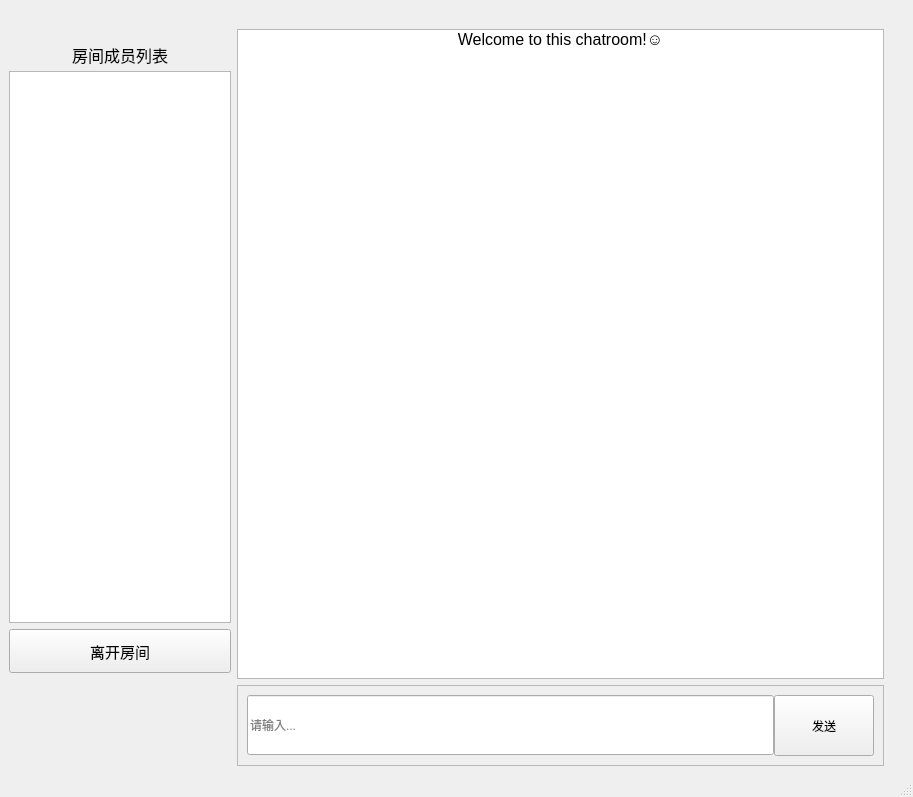
<?xml version="1.0" encoding="UTF-8"?>
<ui version="4.0">
 <class>MainWindow</class>
 <widget class="QMainWindow" name="MainWindow">
  <property name="geometry">
   <rect>
    <x>0</x>
    <y>0</y>
    <width>913</width>
    <height>797</height>
   </rect>
  </property>
  <property name="windowTitle">
   <string>聊天室</string>
  </property>
  <widget class="QWidget" name="centralwidget">
   <layout class="QVBoxLayout" name="verticalLayout">
    <item>
     <layout class="QHBoxLayout" name="horizontalLayout_2" stretch="1,3">
      <property name="topMargin">
       <number>0</number>
      </property>
      <item>
       <layout class="QVBoxLayout" name="verticalLayout_4" stretch="0,0,0,0">
        <property name="sizeConstraint">
         <enum>QLayout::SetDefaultConstraint</enum>
        </property>
        <property name="topMargin">
         <number>26</number>
        </property>
        <item>
         <widget class="QLabel" name="label">
          <property name="minimumSize">
           <size>
            <width>0</width>
            <height>30</height>
           </size>
          </property>
          <property name="maximumSize">
           <size>
            <width>999999</width>
            <height>20</height>
           </size>
          </property>
          <property name="font">
           <font>
            <pointsize>12</pointsize>
           </font>
          </property>
          <property name="text">
           <string>房间成员列表</string>
          </property>
          <property name="alignment">
           <set>Qt::AlignCenter</set>
          </property>
         </widget>
        </item>
        <item>
         <widget class="QListWidget" name="listWidget_2">
          <property name="minimumSize">
           <size>
            <width>0</width>
            <height>480</height>
           </size>
          </property>
          <property name="maximumSize">
           <size>
            <width>999999</width>
            <height>9999999</height>
           </size>
          </property>
          <property name="font">
           <font>
            <pointsize>11</pointsize>
           </font>
          </property>
         </widget>
        </item>
        <item>
         <widget class="QPushButton" name="pushButton_2">
          <property name="minimumSize">
           <size>
            <width>0</width>
            <height>44</height>
           </size>
          </property>
          <property name="font">
           <font>
            <pointsize>11</pointsize>
           </font>
          </property>
          <property name="text">
           <string>离开房间</string>
          </property>
         </widget>
        </item>
        <item>
         <widget class="QLabel" name="label_2">
          <property name="minimumSize">
           <size>
            <width>0</width>
            <height>87</height>
           </size>
          </property>
          <property name="text">
           <string/>
          </property>
         </widget>
        </item>
       </layout>
      </item>
      <item>
       <layout class="QVBoxLayout" name="verticalLayout_3">
        <property name="topMargin">
         <number>20</number>
        </property>
        <property name="rightMargin">
         <number>20</number>
        </property>
        <item>
         <widget class="QListWidget" name="listWidget">
          <property name="sizePolicy">
           <sizepolicy hsizetype="Expanding" vsizetype="Expanding">
            <horstretch>0</horstretch>
            <verstretch>0</verstretch>
           </sizepolicy>
          </property>
          <property name="minimumSize">
           <size>
            <width>400</width>
            <height>400</height>
           </size>
          </property>
          <property name="maximumSize">
           <size>
            <width>16777215</width>
            <height>16777215</height>
           </size>
          </property>
          <property name="layoutDirection">
           <enum>Qt::LeftToRight</enum>
          </property>
          <property name="horizontalScrollBarPolicy">
           <enum>Qt::ScrollBarAsNeeded</enum>
          </property>
          <property name="sizeAdjustPolicy">
           <enum>QAbstractScrollArea::AdjustIgnored</enum>
          </property>
          <property name="wordWrap">
           <bool>true</bool>
          </property>
          <item>
           <property name="text">
            <string>Welcome to this chatroom!☺</string>
           </property>
           <property name="font">
            <font>
             <pointsize>12</pointsize>
             <weight>50</weight>
             <bold>false</bold>
            </font>
           </property>
           <property name="textAlignment">
            <set>AlignCenter</set>
           </property>
           <property name="background">
            <brush brushstyle="NoBrush">
             <color alpha="255">
              <red>0</red>
              <green>0</green>
              <blue>0</blue>
             </color>
            </brush>
           </property>
           <property name="foreground">
            <brush brushstyle="NoBrush">
             <color alpha="255">
              <red>0</red>
              <green>0</green>
              <blue>0</blue>
             </color>
            </brush>
           </property>
          </item>
         </widget>
        </item>
        <item>
         <widget class="QFrame" name="frame">
          <property name="frameShape">
           <enum>QFrame::StyledPanel</enum>
          </property>
          <property name="frameShadow">
           <enum>QFrame::Raised</enum>
          </property>
          <layout class="QVBoxLayout" name="verticalLayout_2">
           <item>
            <layout class="QHBoxLayout" name="horizontalLayout">
             <property name="spacing">
              <number>0</number>
             </property>
             <property name="leftMargin">
              <number>0</number>
             </property>
             <item>
              <widget class="QLineEdit" name="lineEdit">
               <property name="minimumSize">
                <size>
                 <width>0</width>
                 <height>60</height>
                </size>
               </property>
               <property name="placeholderText">
                <string>请输入...</string>
               </property>
              </widget>
             </item>
             <item>
              <widget class="QPushButton" name="pushButton">
               <property name="minimumSize">
                <size>
                 <width>100</width>
                 <height>61</height>
                </size>
               </property>
               <property name="text">
                <string>发送</string>
               </property>
              </widget>
             </item>
            </layout>
           </item>
          </layout>
         </widget>
        </item>
       </layout>
      </item>
     </layout>
    </item>
   </layout>
  </widget>
  <widget class="QMenuBar" name="menubar">
   <property name="geometry">
    <rect>
     <x>0</x>
     <y>0</y>
     <width>913</width>
     <height>26</height>
    </rect>
   </property>
  </widget>
  <widget class="QStatusBar" name="statusbar"/>
 </widget>
 <resources/>
 <connections>
  <connection>
   <sender>pushButton</sender>
   <signal>clicked()</signal>
   <receiver>MainWindow</receiver>
   <slot>send()</slot>
   <hints>
    <hint type="sourcelabel">
     <x>835</x>
     <y>712</y>
    </hint>
    <hint type="destinationlabel">
     <x>701</x>
     <y>600</y>
    </hint>
   </hints>
  </connection>
  <connection>
   <sender>pushButton_2</sender>
   <signal>clicked()</signal>
   <receiver>MainWindow</receiver>
   <slot>exit()</slot>
   <hints>
    <hint type="sourcelabel">
     <x>231</x>
     <y>636</y>
    </hint>
    <hint type="destinationlabel">
     <x>411</x>
     <y>658</y>
    </hint>
   </hints>
  </connection>
  <connection>
   <sender>lineEdit</sender>
   <signal>returnPressed()</signal>
   <receiver>MainWindow</receiver>
   <slot>send()</slot>
   <hints>
    <hint type="sourcelabel">
     <x>446</x>
     <y>707</y>
    </hint>
    <hint type="destinationlabel">
     <x>565</x>
     <y>764</y>
    </hint>
   </hints>
  </connection>
 </connections>
 <slots>
  <slot>send()</slot>
  <slot>exit()</slot>
 </slots>
</ui>
